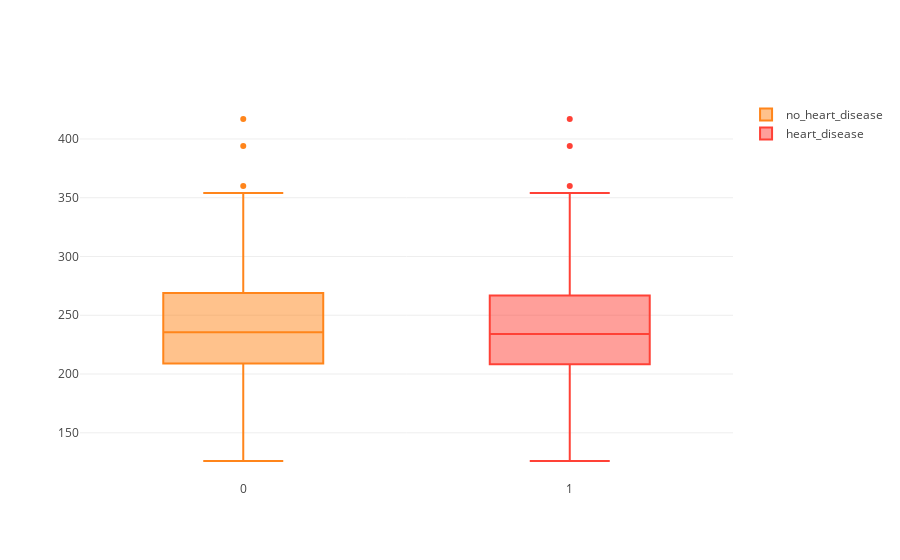

Here is the notebook cell this chart was saved with:
### Markdown cell above
### Chol

### Code cell
# command for work offline
plotly.offline.init_notebook_mode(connected=True)

trace0 = go.Box(
    x=data[data['target'] == 0].target,
    y=data['chol'],
    marker=dict(
        color='#FF851B'
    ),
    name='no_heart_disease'
)

trace1 = go.Box(
    x=data[data['target'] == 1].target,
    y=data['chol'],
    marker=dict(
        color='#FF4136'
    ),
    name = 'heart_disease'
)


plotly.offline.iplot([trace0, trace1], filename='pie-chart')

### Figure 1 — Plotly figure (JSON) as saved in the notebook; plotly's stock layout.template omitted (floating-point values rounded to 4 significant figures; data arrays with more than 128 entries replaced by an {"elided": "..."} marker saying what was removed)
{"data": [{"marker": {"color": "#FF851B"}, "name": "no_heart_disease", "type": "box", "uid": "28645cc3-d8af-4e3a-86db-21b0976cf935", "x": {"elided": "138 int values"}, "y": {"elided": "301 int values"}}, {"marker": {"color": "#FF4136"}, "name": "heart_disease", "type": "box", "uid": "55e04890-c857-4ca3-b1fd-e89942008220", "x": {"elided": "163 int values"}, "y": {"elided": "301 int values"}}], "layout": {}}
